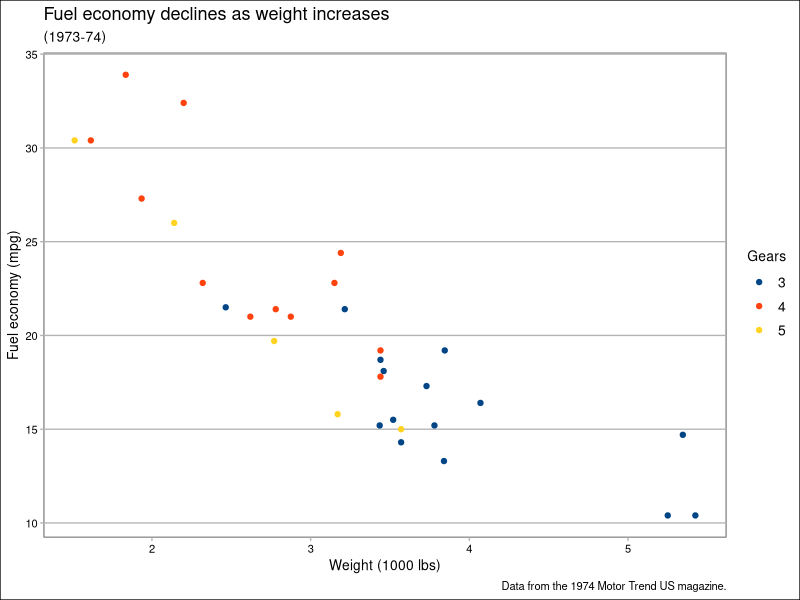
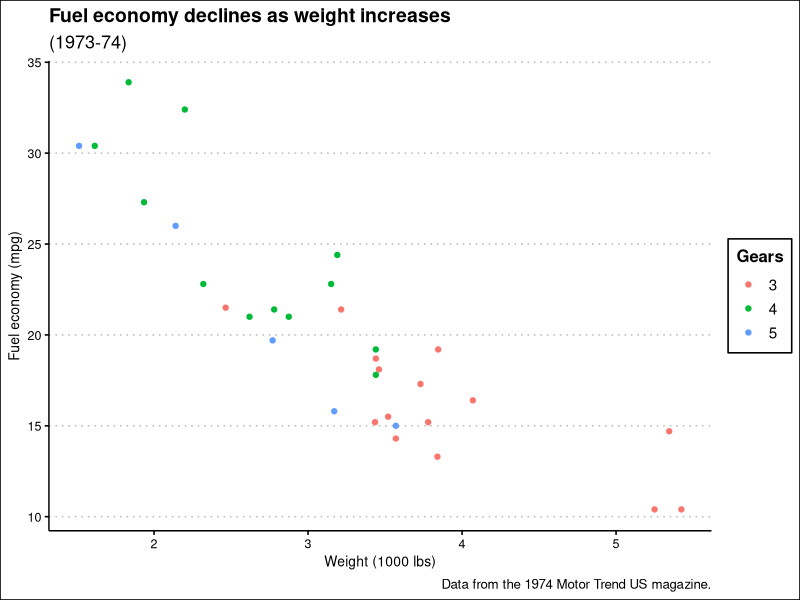
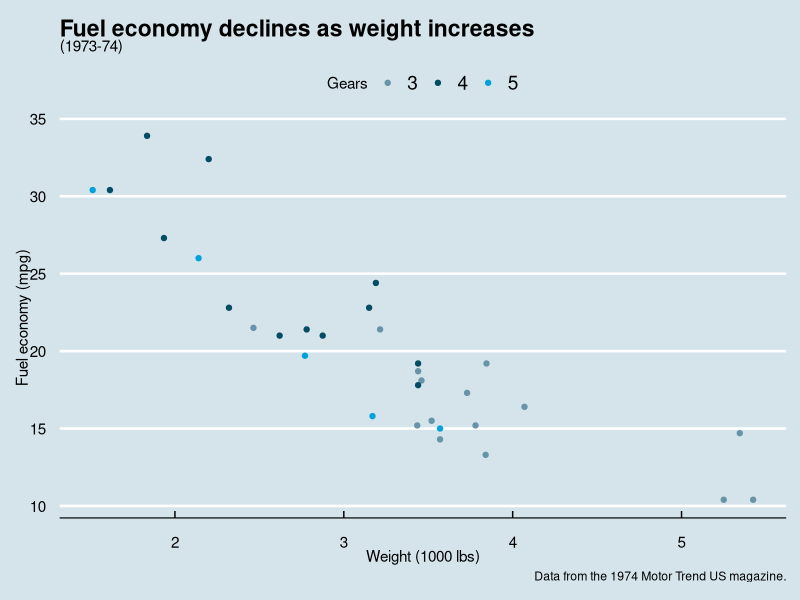
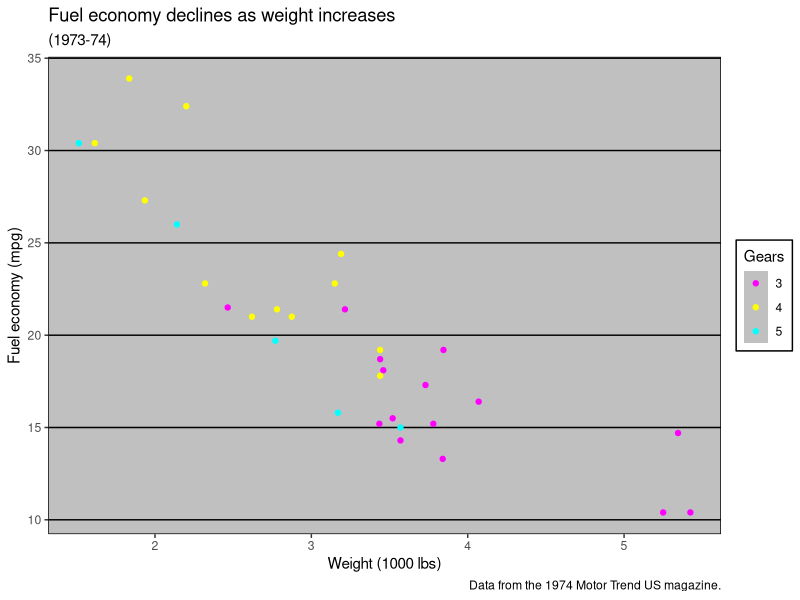
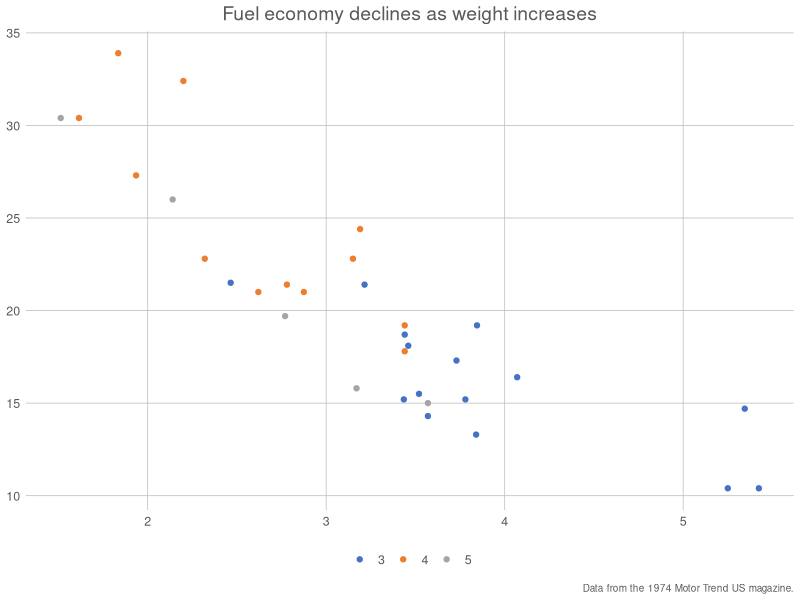
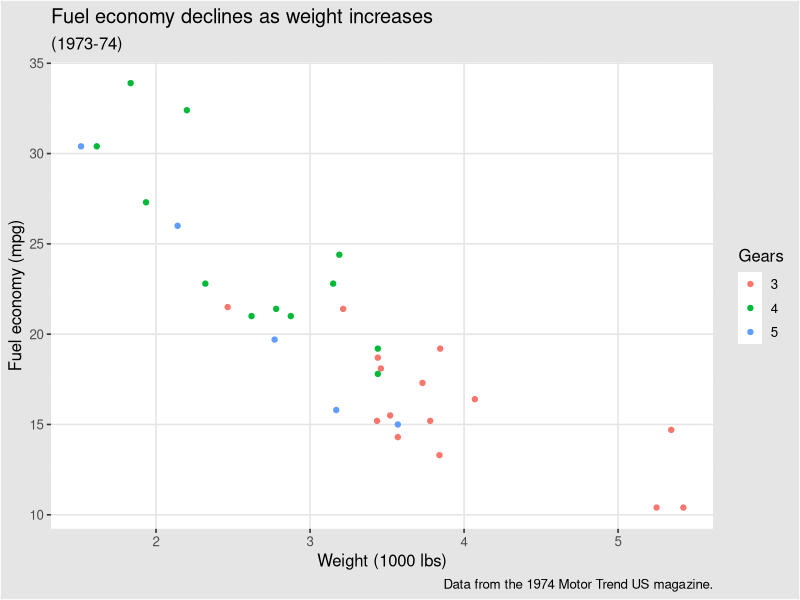
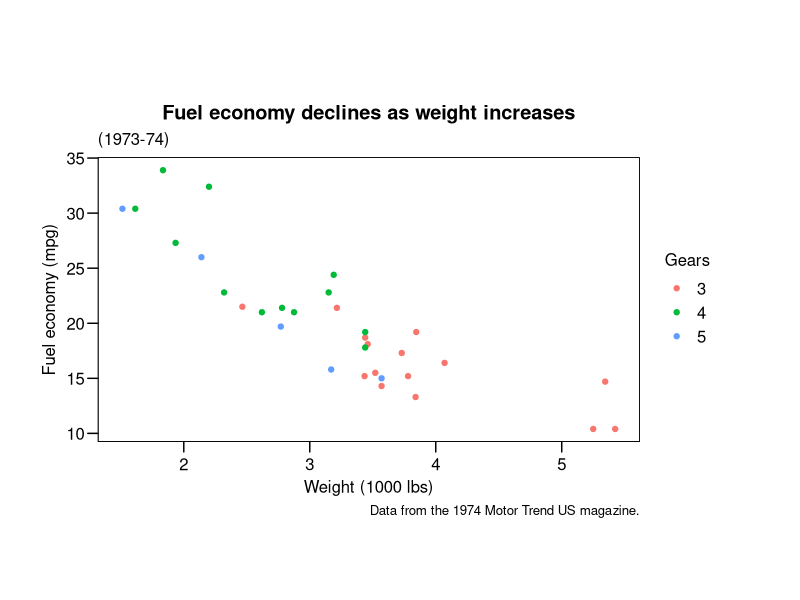
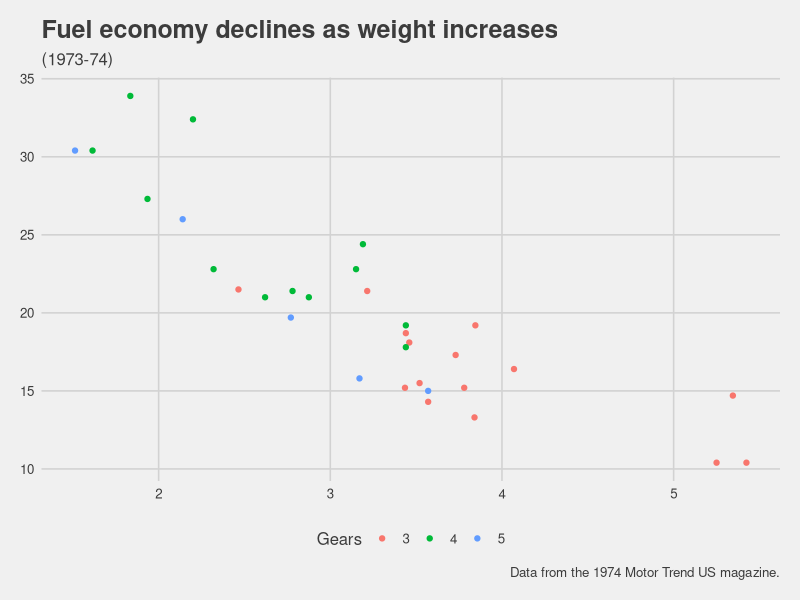

These charts were generated, in order, by the following R code:
## ---- chunk 1
knitr::opts_chunk$set(
  collapse = TRUE,
  comment = "#>",
  fig.path = "man/figures/README-"
)
## ---- chunk 2
library("ggplot2")
library("ggthemes")

mtcars2 <- within(mtcars, {
  vs <- factor(vs, labels = c("V-shaped", "Straight"))
  am <- factor(am, labels = c("Automatic", "Manual"))
  cyl  <- factor(cyl)
  gear <- factor(gear)
})

p1 <- ggplot(mtcars2) +
  geom_point(aes(x = wt, y = mpg, colour = gear)) +
  labs(
    title = "Fuel economy declines as weight increases",
    subtitle = "(1973-74)",
    caption = "Data from the 1974 Motor Trend US magazine.",
    x = "Weight (1000 lbs)",
    y = "Fuel economy (mpg)",
    colour = "Gears"
  )
## ---- chunk 3
p1 +
  scale_color_calc() +
  theme_calc()
## ---- chunk 4
p1 + theme_clean()
## ---- chunk 5
p1 + theme_economist() +
  scale_colour_economist()
## ---- chunk 6
p1 + theme_excel() +
  scale_colour_excel()
## ---- chunk 7
p1 + theme_excel_new() +
  scale_colour_excel_new()
## ---- chunk 8
p1 + theme_igray()
## ---- chunk 9
p1 + theme_par()
## ---- chunk 10
p1 + theme_fivethirtyeight()
## ---- chunk 11
p1 + theme_few() +
  scale_colour_few()
## ---- chunk 12
p1 + theme_solarized() +
  scale_colour_solarized()
## ---- chunk 13
p1 + theme_solarized(light=FALSE) +
  scale_colour_solarized()
## ---- chunk 14
p1 + theme_solid()
## ---- chunk 15
p1 + theme_tufte()
## ---- chunk 16
p1 + theme_wsj(base_size = 8) + scale_color_wsj()
## ---- chunk 17
p1 + scale_color_colorblind()
## ---- chunk 18
p1 + scale_color_tableau()
